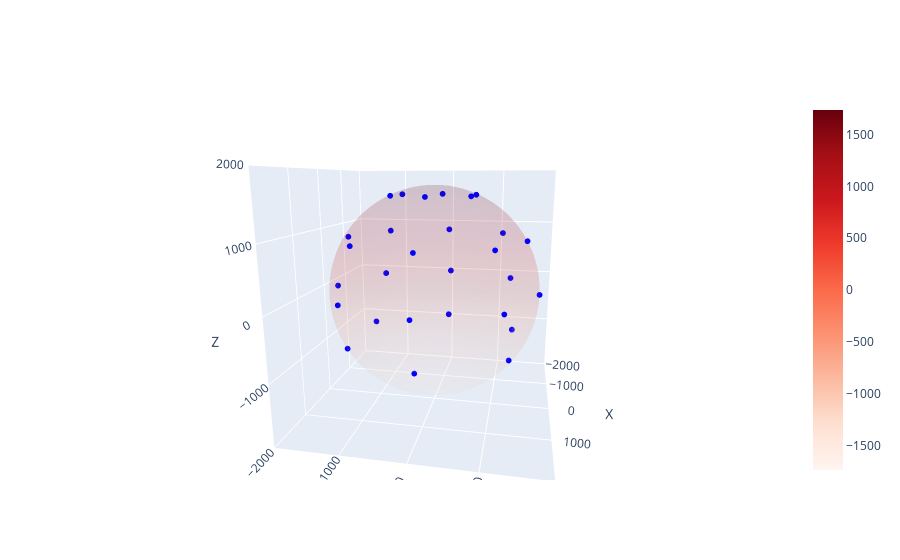

The notebook cell saved with this chart:
### Code cell
import plotly.graph_objects as go

# Plot points onto sphere
scatter = go.Scatter3d(x=x, y=y, z=z, mode='markers', marker=dict(size=2, color='blue'))

# Drawing the surface of the sphere
u = np.linspace(0, 2 * np.pi, 100)
v = np.linspace(0, np.pi, 50)
x_sphere = r * np.outer(np.cos(u), np.sin(v))
y_sphere = r * np.outer(np.sin(u), np.sin(v))
z_sphere = r * np.outer(np.ones(np.size(u)), np.cos(v))

surface = go.Surface(x=x_sphere, y=y_sphere, z=z_sphere, opacity=0.1, colorscale='reds')
axlim = 2000
fig = go.Figure(data=[scatter, surface])
fig.update_layout(scene=dict(
                    xaxis = dict(nticks=4, range=[-axlim,axlim],),
                    yaxis = dict(nticks=4, range=[-axlim,axlim],),
                    zaxis = dict(nticks=4, range=[-axlim,axlim],),
                    xaxis_title='X',
                    yaxis_title='Y',
                    zaxis_title='Z'))
fig.show()

### Figure 1 — Plotly figure (JSON) as saved in the notebook; plotly's stock layout.template omitted (floating-point values rounded to 4 significant figures; data arrays with more than 128 entries replaced by an {"elided": "..."} marker saying what was removed)
{"data": [{"marker": {"color": "blue", "size": 2}, "mode": "markers", "type": "scatter3d", "x": [-734.3, -367.1, 367.1, 734.3, 367.1, -367.1, -1505.0, -1064.0, 9.213e-14, 1064.0, 1505.0, 1064.0, 9.213e-14, -1064.0, -1737.0, -1229.0, 1.064e-13, 1229.0, 1737.0, 1229.0, 1.064e-13, -1229.0, -1505.0, -752.3, 752.3, 1505.0, 752.3, -752.3, 1737.0], "y": [-8.992e-14, -635.9, -635.9, 0, 635.9, 635.9, -1.843e-13, -1064.0, -1505.0, -1064.0, 0, 1064.0, 1505.0, 1064.0, -2.128e-13, -1229.0, -1737.0, -1229.0, 0, 1229.0, 1737.0, 1229.0, -1.843e-13, -1303.0, -1303.0, 0, 1303.0, 1303.0, 0], "z": [1575.0, 1575.0, 1575.0, 1575.0, 1575.0, 1575.0, 868.7, 868.7, 868.7, 868.7, 868.7, 868.7, 868.7, 868.7, 0, 0, 0, 0, 0, 0, 0, 0, -868.7, -868.7, -868.7, -868.7, -868.7, -868.7, 0]}, {"colorscale": [[0, "rgb(255,245,240)"], [0.125, "rgb(254,224,210)"], [0.25, "rgb(252,187,161)"], [0.375, "rgb(252,146,114)"], [0.5, "rgb(251,106,74)"], [0.625, "rgb(239,59,44)"], [0.75, "rgb(203,24,29)"], [0.875, "rgb(165,15,21)"], [1, "rgb(103,0,13)"]], "opacity": 0.1, "type": "surface", "x": {"elided": "100x50 float values"}, "y": {"elided": "100x50 float values"}, "z": {"elided": "100x50 float values"}}], "layout": {"autosize": true, "scene": {"aspectmode": "auto", "aspectratio": {"x": 1.0, "y": 1.0, "z": 1.0}, "camera": {"center": {"x": 0, "y": 0, "z": 0}, "eye": {"x": 1.854, "y": 0.3643, "z": 0.458}, "projection": {"type": "perspective"}, "up": {"x": 0, "y": 0, "z": 1}}, "xaxis": {"nticks": 4, "range": [-2000, 2000], "title": {"text": "X"}, "type": "linear"}, "yaxis": {"nticks": 4, "range": [-2000, 2000], "title": {"text": "Y"}, "type": "linear"}, "zaxis": {"nticks": 4, "range": [-2000, 2000], "title": {"text": "Z"}, "type": "linear"}}}}
